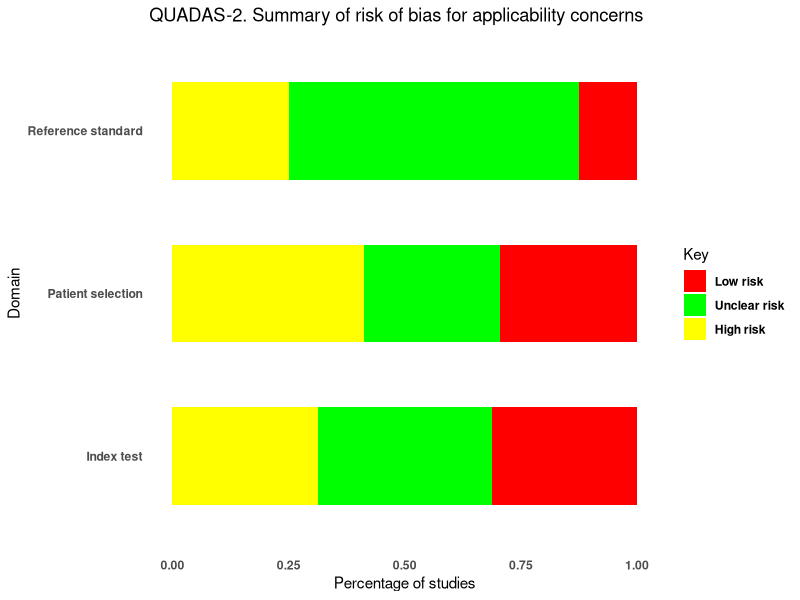

This chart was generated by the following R code:
# Load required libraries
library(ggplot2)

# Sample data
data <- data.frame(
  Domain = c("Patient selection", "Index test", "Reference standard"),
  Low_risk = c(5, 6, 10),
  Unclear_risk = c(7, 5, 4),
  High_risk = c(5, 5, 2)
)

# Calculate percentages for each risk level within each domain
data$Total <- rowSums(data[, -1])
data[, -1] <- data[, -1] / data$Total

# Reshape data for plotting
data_long <- tidyr::gather(data, Key, Value, -Domain, -Total)
# Plot
ggplot(data_long, aes(x = Value, y = Domain, fill = Key)) +
  geom_bar(stat = "identity", position = "fill", width = 0.6) + # Adjust the width as desired
  labs(title = "QUADAS-2. Summary of risk of bias for applicability concerns",
       x = "Percentage of studies",
       y = "Domain") +
  scale_fill_manual(values = c("Low_risk" = "green", "Unclear_risk" = "yellow", "High_risk" = "red"),
                    labels = c("Low risk", "Unclear risk", "High risk")) +
  theme_minimal() +
  theme(axis.text.x = element_text(face = "bold"),
        axis.text.y = element_text(face = "bold"),
        legend.text = element_text(face = "bold"),
        panel.grid.major = element_blank(),  # Remove major grid lines
        panel.grid.minor = element_blank())  # Remove minor grid lines


